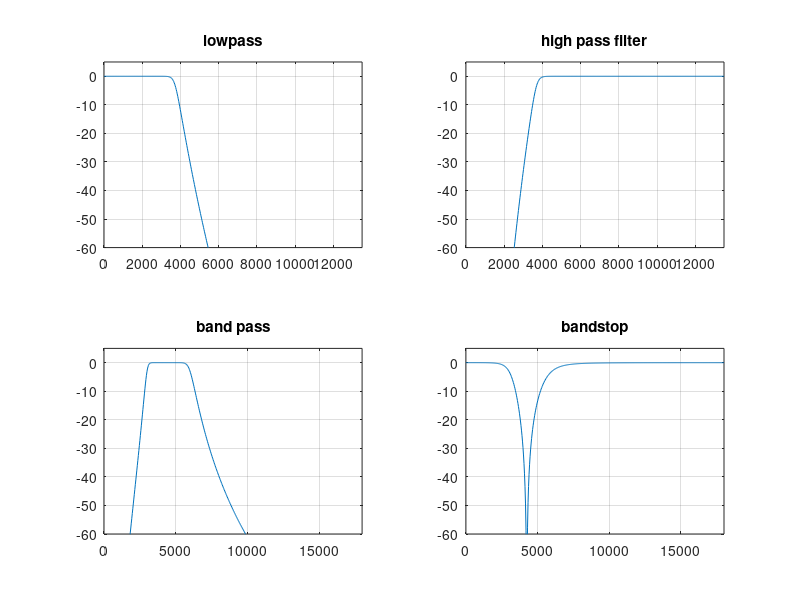

The MATLAB script that drew this image:
clc
clear 
close
fp = 3500;fs = 4500;
%lowpass
wp = 2*pi*fp;ws = 2*pi*fs;
[n,wn] = buttord(wp,ws,0.5,30,'s');
[b,a] = butter(n,wn,'s');
wa = 0:(3*ws)/511:3*ws;
h = freqs(b,a,wa);

subplot(2,2,1);

plot(wa/(2*pi),20*log10(abs(h)));grid;
title('lowpass');
axis([0 3*fs -60 5]);
%highpass
[b,a] = butter(n,wn,'high','s');
h2 = freqs(b,a,wa);
subplot(2,2,2);
plot(wa/(2*pi),20*log10(abs(h2)));grid;
title('high pass filter');
axis([0 3*fs -60 5]);

%bandpass
fp = 3000;fs = 6000;
wp = 2*pi*fp;ws = 2*pi*fs;
wn = [wp,ws];
[n] = buttord(wp,ws,0.5,30,'s');
[b,a] = butter(n,wn,'s');
wa = 0:(3*ws)/511:3*ws;
h3 = freqs(b,a,wa);
subplot(2,2,3);
plot(wa/(2*pi),20*log10(abs(h3)));grid;
title('band pass')
axis([0 3*fs -60 5]);

%bandstop
fp = 300;fs = 6000;
wp = 2*pi*fp;ws = 2*pi*fs;
[n] = buttord(wp,ws,0.5,30,'s');
[b,a] =butter(n,wn,'stop','s');
wa = 0:(3*ws)/511:3*ws;
h4 = freqs(b,a,wa);
subplot(2,2,4);
plot(wa/(2*pi),20*log10(abs(h4)));grid;
title('bandstop');
axis([0 3*fs -60 5]);
